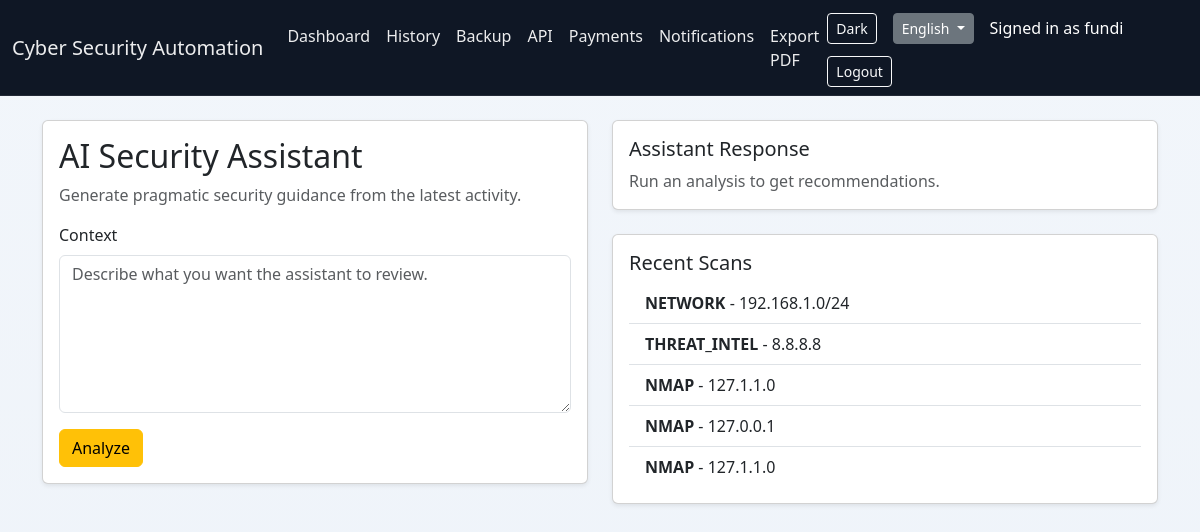
Screenshot of /assistant (signed in) with the database file from the repository.
### tables this page shows
CREATE TABLE users(
                        id INTEGER PRIMARY KEY AUTOINCREMENT,
                        username TEXT UNIQUE,
                        password TEXT,
                        role TEXT DEFAULT 'user',
                        created_at TIMESTAMP DEFAULT CURRENT_TIMESTAMP,
                        email TEXT DEFAULT ''
                    );

CREATE TABLE scan_history(
            id INTEGER PRIMARY KEY AUTOINCREMENT,
            scan_type TEXT,
            target TEXT,
            result TEXT,
            scan_date TIMESTAMP DEFAULT CURRENT_TIMESTAMP
        );

### app.py (the view, shortened to what this page needs)
@app.route("/assistant", methods=["GET", "POST"])
@login_required
def assistant_page():
    result = None
    user_context = ""
    with get_db() as conn:
        cursor = conn.cursor()
        cursor.execute(
            """
            SELECT scan_type, target, result
            FROM scan_history
            ORDER BY scan_date DESC
            LIMIT 5
            """
        )
        recent_scans = cursor.fetchall()
    return render_template(
        "ai_assistant.html",
        result=result,
        recent_scans=recent_scans,
        user_context=user_context
    )

### app.py (called while the page is built)
def is_management_role(role_name):
    return role_name in PRIVILEGED_ROLES

def get_locale():
    lang = request.cookies.get("lang", "en")
    return lang if lang in LANGUAGES else "en"

def translate(text):
    locale = get_locale()
    return TRANSLATIONS.get(locale, {}).get(text, text)

@app.context_processor
def inject_translations():
    notification_count = 0
    if current_user.is_authenticated:
        notification_count = NotificationManager.get_unread_count(current_user.id)
    return {
        "_": translate,
        "current_language": get_locale(),
        "available_languages": LANGUAGES,
        "notification_count": notification_count,
        "user_can": user_can,
        "user_has_role": user_has_role,
        "get_user_permissions": get_user_permissions,
        "get_user_role_info": get_user_role_info,
        "is_management_role": is_management_role
    }

def ensure_database_initialized():
    global database_initialized
    if database_initialized:
        return
    init_database()
    database_initialized = True

@app.before_request
def bootstrap_database():
    ensure_database_initialized()

def get_db():
    conn = connect()
    conn.row_factory = sqlite3.Row
    return conn

@login_manager.user_loader
def load_user(user_id):
    conn = connect()
    conn.row_factory = sqlite3.Row
    cursor = conn.cursor()
    cursor.execute("""
        SELECT id,
               username,
               role
        FROM users
        WHERE id=?
    """, (user_id,))
    user = cursor.fetchone()
    conn.close()
    if user:
        return User(
            user["id"],
            user["username"],
            user["role"]
        )
    return None

### database.py (called while the page is built)
def is_postgres_enabled() -> bool:
    return DATABASE_URL.startswith("postgresql://") or DATABASE_URL.startswith("postgres://")

def _convert_placeholders(query: str) -> str:
    if is_postgres_enabled():
        return query.replace("?", "%s")
    return query

def connect():
    return DatabaseConnection()

    def __getitem__(self, key):
        if isinstance(key, int):
            return self._values[key]
        return self._data[key]

    def __len__(self):
        return len(self._values)

    def execute(self, query, params=None):
        converted_query = _convert_placeholders(query)
        if params is None:
            return self._cursor.execute(converted_query)
        return self._cursor.execute(converted_query, params)

    def cursor(self):
        return DatabaseCursor(self._conn.cursor())

### templates/ai_assistant.html (shortened to what this page needs)
{% extends "base.html" %}
{% block content %}
<div class="row g-4">
    <div class="col-lg-6">
        <div class="card shadow-sm">
            <div class="card-body">
                <h2>AI Security Assistant</h2>
                <p class="text-muted">Generate pragmatic security guidance from the latest activity.</p>
                <form method="post">
                    <div class="mb-3">
                        <label class="form-label">Context</label>
                        <textarea class="form-control" name="context" rows="6" placeholder="Describe what you want the assistant to review.">{{ user_context }}</textarea>
                    </div>
                    <button type="submit" class="btn btn-warning">Analyze</button>
                </form>
            </div>
        </div>
    </div>
    <div class="col-lg-6">
        <div class="card shadow-sm mb-4">
            <div class="card-body">
                <h5>Assistant Response</h5>
                {% if result %}
                <p>{{ result.summary }}</p>
                <ul>
                    {% for item in result.recommendations %}
                    <li>{{ item }}</li>
                    {% endfor %}
                </ul>
                {% else %}
                <p class="text-muted mb-0">Run an analysis to get recommendations.</p>
                {% endif %}
            </div>
        </div>
        <div class="card shadow-sm">
            <div class="card-body">
                <h5>Recent Scans</h5>
                <ul class="list-group list-group-flush">
                    {% for row in recent_scans %}
                    <li class="list-group-item">
                        <strong>{{ row[0] }}</strong> - {{ row[1] }}
                    </li>
                    {% else %}
                    <li class="list-group-item text-muted">No recent scans available.</li>
                    {% endfor %}
                </ul>
            </div>
        </div>
    </div>
</div>
{% endblock %}

### templates/base.html (shortened to what this page needs)
<!DOCTYPE html>
<html lang="{{ current_language }}" data-bs-theme="light">
<head>
    <link href="https://cdn.jsdelivr.net/npm/bootstrap@5.3.3/dist/css/bootstrap.min.css" rel="stylesheet">
    <link href="/static/app.css" rel="stylesheet">
</head>
<body class="app-body">
<nav class="navbar navbar-expand-lg navbar-dark app-navbar">
    <div class="container-fluid">
        <a class="navbar-brand" href="/">{{ _('Cyber Security Automation') }}</a>
        <div class="collapse navbar-collapse" id="navbarNav">
            <ul class="navbar-nav me-auto mb-2 mb-lg-0">
                <li class="nav-item">
                    <a class="nav-link" href="/">{{ _('Dashboard') }}</a>
                </li>
                <li class="nav-item">
                    <a class="nav-link" href="/history">{{ _('History') }}</a>
                </li>
                <li class="nav-item">
                    <a class="nav-link" href="/backup">Backup</a>
                </li>
                <li class="nav-item">
                    <a class="nav-link" href="/api">API</a>
                </li>
                {% if current_user.is_authenticated and user_can('payments.view') %}
                <li class="nav-item">
                    <a class="nav-link" href="/payments">Payments</a>
                </li>
                {% endif %}
                {% if current_user.is_authenticated %}
                <li class="nav-item">
                    <a class="nav-link" href="/notifications">
                        Notifications
                    </a>
                </li>
                {% endif %}
                <li class="nav-item">
                    <a class="nav-link" href="/report">{{ _('Export PDF') }}</a>
                </li>
            </ul>
            <div class="d-flex align-items-center flex-wrap gap-2 mt-3 mt-lg-0">
                <button id="themeToggle" class="btn btn-outline-light btn-sm me-2" type="button" aria-label="Toggle dark mode">Dark</button>
                <div class="dropdown me-2">
                    <button class="btn btn-secondary btn-sm dropdown-toggle" type="button" id="langMenu" data-bs-toggle="dropdown" aria-expanded="false">
                        {{ available_languages[current_language] }}
                    </button>
                </div>
                {% if current_user.is_authenticated %}
                <span class="navbar-text text-white me-3">{{ _('Signed in as') }} {{ current_user.username }}</span>
                <a href="/logout" class="btn btn-outline-light btn-sm">{{ _('Logout') }}</a>
                {% else %}
                <a href="/login" class="btn btn-outline-light btn-sm me-2">{{ _('Login') }}</a>
                <a href="/register" class="btn btn-light btn-sm">{{ _('Register') }}</a>
                {% endif %}
            </div>
        </div>
    </div>
</nav>
<div class="container py-4">
    {% block content %}{% endblock %}
</div>
</body>
</html>

### static/app.css (style rules this page uses)
:root { --app-body-gradient: linear-gradient(180deg, #f2f6fb 0%, #eef3f9 100%); --app-nav-bg: #0f1725; --app-nav-border: rgba(255, 255, 255, 0.08); }
.app-body { min-height: 100vh; background: var(--app-body-gradient); }
.app-navbar { background-color: var(--app-nav-bg); border-bottom: 1px solid var(--app-nav-border); }
.app-navbar .navbar-collapse { align-items: center; }
.app-navbar .navbar-brand, .app-navbar .nav-link, .app-navbar .navbar-text { color: rgba(255, 255, 255, 0.92); }

### rows the page displays
users: username "fundi"
scan_history: scan_type "NETWORK", target "192.168.1.0/24"
scan_history: scan_type "THREAT_INTEL", target "8.8.8.8"
scan_history: scan_type "NMAP", target "127.1.1.0"
scan_history: scan_type "NMAP", target "127.0.0.1"
scan_history: scan_type "NMAP", target "127.1.1.0"

### other values shown
{{ available_languages[current_language] }} "English"
